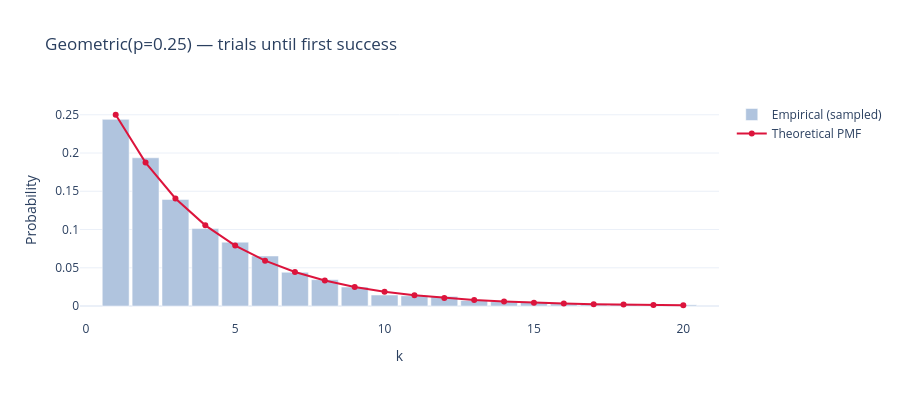

Here is the notebook cell this chart was saved with:
### Markdown cell above
### §2.3 Geometric — "trials until first success"

**Parameter**: `p` (success probability per trial).
**Mean**: `1/p` · **Variance**: `(1-p)/p²`
**Shape**: always monotonically decreasing — most attempts succeed early.

**ML connection** → **churn / time-to-event modeling** in discrete time. Also appears in **reinforcement learning** as the distribution of steps until reward in a Bernoulli reward setting.

**Real example**: how many cold-call attempts before the first sale? How many login attempts before a user gets their password right?

**Note**: scipy's geometric starts at `k=1` (counting the successful trial). Some textbooks use `k=0` (counting failures before success). Be aware of the convention.

### Code cell
p = 0.25
samples = np.random.geometric(p, size=5000)

k = np.arange(1, 21)
pmf = stats.geom.pmf(k, p)

fig = plot_discrete(samples[samples <= 20], k, pmf, f'Geometric(p={p}) — trials until first success')
fig.show()

# Fit
p_hat = 1 / samples.mean()
print(f"True p: {p}  ·  Estimated p_hat: {p_hat:.4f}")

### Figure 1 — Plotly figure (JSON) as saved in the notebook; plotly's stock layout.template omitted (floating-point values rounded to 4 significant figures)
{"data": [{"marker": {"color": "lightsteelblue"}, "name": "Empirical (sampled)", "type": "bar", "x": [1, 2, 3, 4, 5, 6, 7, 8, 9, 10, 11, 12, 13, 14, 15, 16, 17, 18, 19, 20], "y": [0.244, 0.1938, 0.1394, 0.1014, 0.08353, 0.06546, 0.04418, 0.03454, 0.0249, 0.01446, 0.01345, 0.01265, 0.007229, 0.005823, 0.005422, 0.003012, 0.001807, 0.00261, 0.0008032, 0.001606]}, {"line": {"width": 2}, "marker": {"color": "crimson"}, "mode": "lines+markers", "name": "Theoretical PMF", "type": "scatter", "x": [1, 2, 3, 4, 5, 6, 7, 8, 9, 10, 11, 12, 13, 14, 15, 16, 17, 18, 19, 20], "y": [0.25, 0.1875, 0.1406, 0.1055, 0.0791, 0.05933, 0.04449, 0.03337, 0.02503, 0.01877, 0.01408, 0.01056, 0.007919, 0.005939, 0.004454, 0.003341, 0.002506, 0.001879, 0.001409, 0.001057]}], "layout": {"bargap": 0.1, "height": 400, "title": {"text": "Geometric(p=0.25) — trials until first success"}, "xaxis": {"title": {"text": "k"}}, "yaxis": {"title": {"text": "Probability"}}}}
